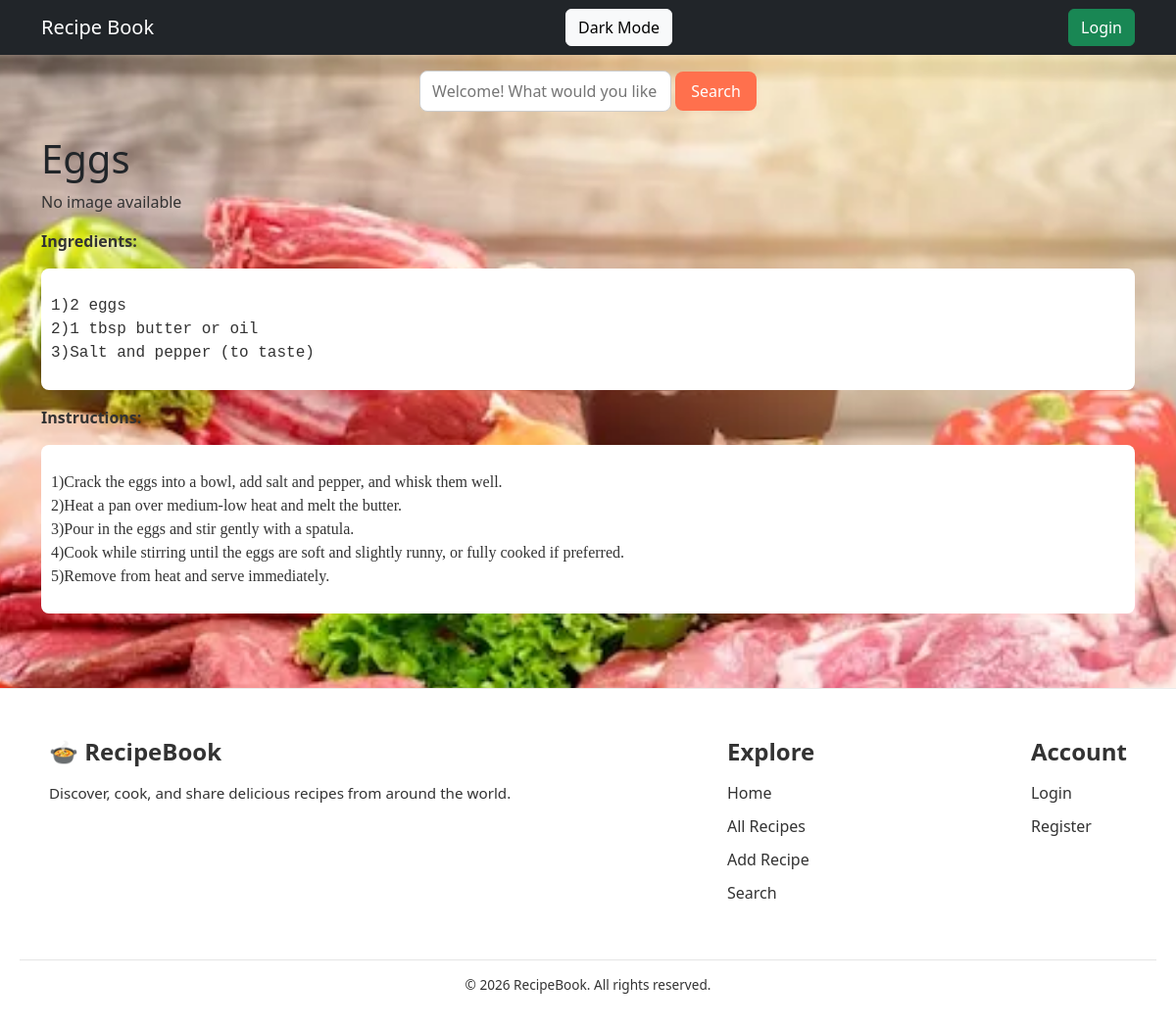
Page /recipe/3/ on the committed database.
### recipe/models.py (models this page shows, shortened)
class Recipe(models.Model):
    title = models.CharField(max_length=200)
    ingredients = models.TextField()
    instructions = models.TextField()
    image = models.ImageField(upload_to='recipe_images/', blank=True, null=True)
    author = models.ForeignKey(User, on_delete=models.CASCADE)

### recipe/views.py (the view)
# urls.py: path('recipe/<int:recipe_id>/', views.recipe_detail, name='detail'),
def recipe_detail(request, recipe_id):
    recipe = get_object_or_404(Recipe, id=recipe_id)
    return render(request, 'recipe_detail.html', {'recipe': recipe})

### recipe/templates/recipe_detail.html (shortened to what this page needs)
{% extends 'base.html' %}
{% load static %}
{% block content %}
    <h1>{{ recipe.title }}</h1>
    {% if recipe.image %}
       <img src="{{ recipe.image.url }}" class="img-fluid" alt="{{ recipe.title }}">
    {% else %}
       <p>No image available</p>
    {% endif %}
    <p><strong>Ingredients:</strong></p><pre style="font-size: medium"><p>{{ recipe.ingredients|linebreaks }}</p></pre>
    <p><strong>Instructions:</strong></p><pre style="font-size: medium;font-family: Calibri"><p>{{ recipe.instructions|linebreaks }}</p></pre>
{% endblock %}

### recipe/static/style.css (style rules this page uses)
:root { --bg-color: linear-gradient(135deg, #fffae6, #ffe6cc); --text-color: #333; --navbar-bg: #ff7f50; --navbar-text: #fff; --card-bg: #fff; --card-text: #333; --btn-bg: #ff704d; --btn-text: #fff; --search-bg: #fff; --search-text: #333; --container-bg: transparent; }
body { font-family: 'Poppins', sans-serif; background: var(--bg-color); color: var(--text-color); margin: 0; padding: 0; overflow-x: hidden; transition: background 0.5s, color 0.5s; }
html, body { height: 100%; }
body { display: flex; flex-direction: column; }
h1, h2, h3, h4, h5, h6, p, pre { color: var(--text-color); }
pre { background: var(--card-bg); padding: 10px; border-radius: 8px; overflow-x: auto; }

### rows in the picture
Recipe: title "Eggs", ingredients "1)2 eggs 2)1 tbsp butter or oil 3)Salt and pepper (to taste)", instructions "1)Crack the eggs into a bowl, add salt and pepper, and whisk them well. 2)Heat a pan over medium-low heat and melt the butter. 3)Pour in the eggs and stir gently with a spatula. 4)Cook while stirring until the eggs are soft and slightly runny, or fully cooked if preferred. 5)Remove from heat and serve immediately."
